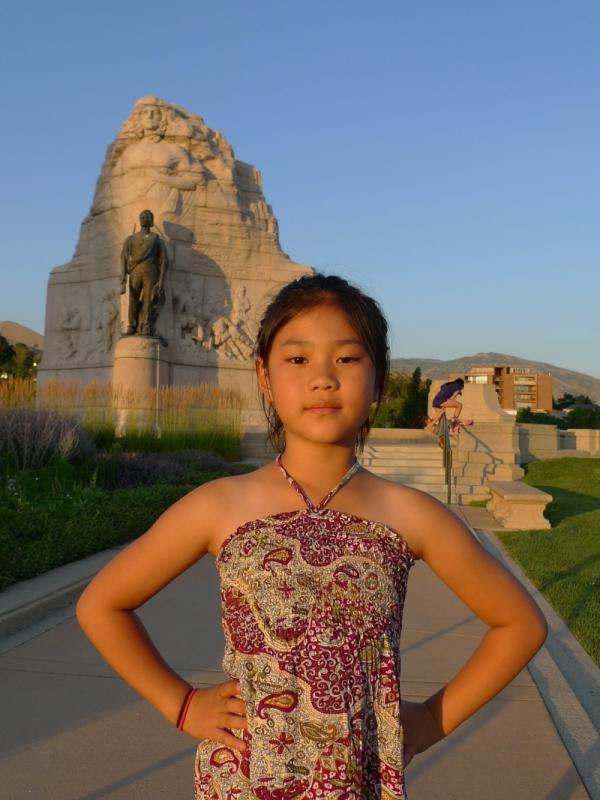
#> input picture LAB5/jenny.JPG, 600 x 800 px, found by its file name
$ python Lab5-1-i.py
#> lines starting #> are read from the running program, lines starting #| are printed output that depends on the picture
import cv2
def convert_to_grayscale(image_path, output_path):
#> called with image_path = 'jenny.jpg', output_path = 'jenny_grayscale.png'
    img = cv2.imread(image_path)
#> img is the input picture: shape (800, 600, 3); mean B, G, R 105, 110.7, 119.9
    gray_img = cv2.cvtColor(img, cv2.COLOR_BGR2GRAY)
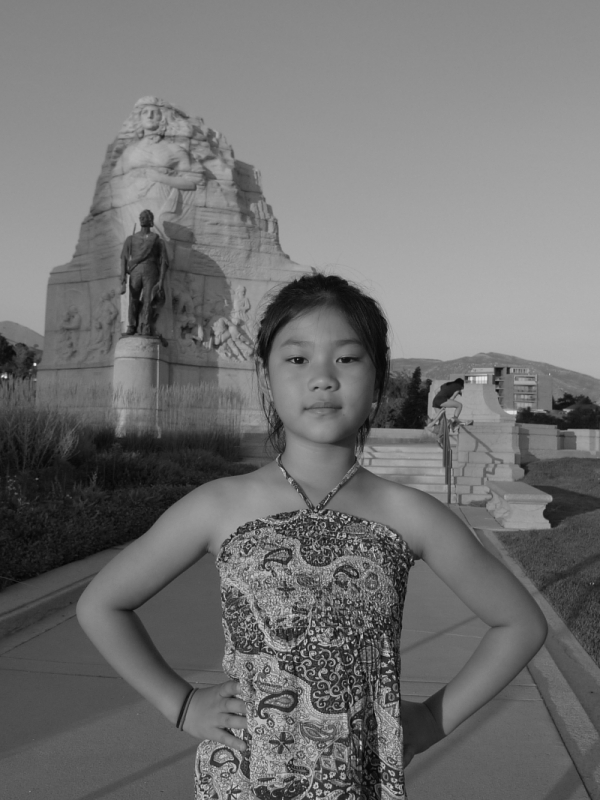
#> gray_img: shape (800, 600); min 4, max 241, mean 112.8

    cv2.imwrite(output_path, gray_img)
    print(f"Grayscale image saved as {output_path}")


try:
    convert_to_grayscale('jenny.jpg', 'jenny_grayscale.png')
    convert_to_grayscale('rice.png', 'rice_grayscale.png')
#> call 2 of convert_to_grayscale, with image_path = 'rice.png', output_path = 'rice_grayscale.png'
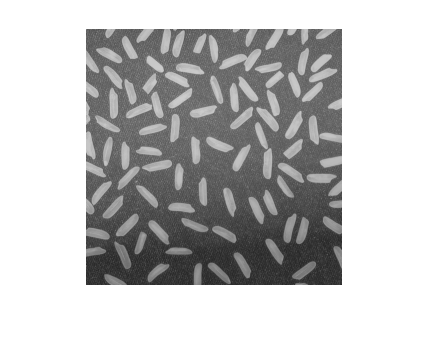
#> input picture LAB5/rice.png, 430 x 349 px
#> in convert_to_grayscale, img is the input picture: shape (349, 430, 3); min 40, max 255, mean 192.2
except FileNotFoundError as e:
    print(f"404 Error: {str(e)}")
except Exception as e:
    print(f"error: {str(e)}")
